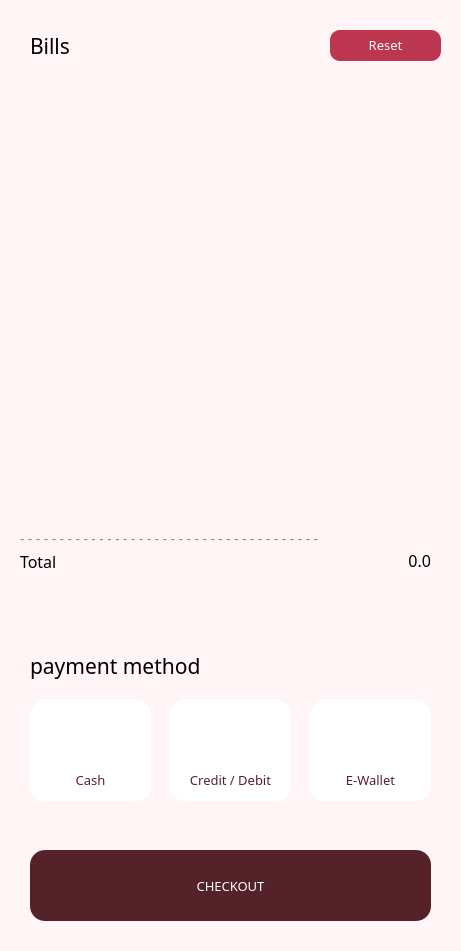
    <widget class="QWidget" name="bill_tabs" native="true">
     <property name="geometry">
      <rect>
       <x>950</x>
       <y>0</y>
       <width>461</width>
       <height>951</height>
      </rect>
     </property>
     <property name="minimumSize">
      <size>
       <width>0</width>
       <height>0</height>
      </size>
     </property>
     <property name="styleSheet">
      <string notr="true">background-color:  #fff5f6</string>
     </property>
     <widget class="QLabel" name="label_3">
      <property name="geometry">
       <rect>
        <x>30</x>
        <y>30</y>
        <width>161</width>
        <height>31</height>
       </rect>
      </property>
      <property name="font">
       <font>
        <family>Vogue</family>
        <pointsize>16</pointsize>
       </font>
      </property>
      <property name="styleSheet">
       <string notr="true"/>
      </property>
      <property name="text">
       <string>Bills</string>
      </property>
      <property name="alignment">
       <set>Qt::AlignLeading|Qt::AlignLeft|Qt::AlignVCenter</set>
      </property>
     </widget>
     <widget class="QLabel" name="label_5">
      <property name="geometry">
       <rect>
        <x>20</x>
        <y>530</y>
        <width>421</width>
        <height>16</height>
       </rect>
      </property>
      <property name="font">
       <font>
        <pointsize>10</pointsize>
       </font>
      </property>
      <property name="styleSheet">
       <string notr="true">color: gray</string>
      </property>
      <property name="text">
       <string>- - - - - - - - - - - - - - - - - - - - - - - - - - - - - - - - - - - - - -</string>
      </property>
     </widget>
     <widget class="QLabel" name="label_home_16">
      <property name="geometry">
       <rect>
        <x>20</x>
        <y>550</y>
        <width>91</width>
        <height>21</height>
       </rect>
      </property>
      <property name="font">
       <font>
        <family>Vogue</family>
        <pointsize>12</pointsize>
       </font>
      </property>
      <property name="styleSheet">
       <string notr="true"/>
      </property>
      <property name="text">
       <string>&lt;html&gt;&lt;head/&gt;&lt;body&gt;&lt;p&gt;Total&lt;/p&gt;&lt;/body&gt;&lt;/html&gt;</string>
      </property>
      <property name="alignment">
       <set>Qt::AlignLeading|Qt::AlignLeft|Qt::AlignVCenter</set>
      </property>
     </widget>
     <widget class="QWidget" name="tabs_cash" native="true">
      <property name="geometry">
       <rect>
        <x>30</x>
        <y>700</y>
        <width>121</width>
        <height>101</height>
       </rect>
      </property>
      <property name="cursor">
       <cursorShape>PointingHandCursor</cursorShape>
      </property>
      <property name="styleSheet">
       <string notr="true">border-radius: 15px;
background-color: #ffffff;</string>
      </property>
      <widget class="QLabel" name="logo_home_14">
       <property name="geometry">
        <rect>
         <x>30</x>
         <y>10</y>
         <width>61</width>
         <height>61</height>
        </rect>
       </property>
       <property name="styleSheet">
        <string notr="true">border: 0px;</string>
       </property>
       <property name="text">
        <string/>
       </property>
       <property name="pixmap">
        <pixmap>pics/cash_logo.png</pixmap>
       </property>
       <property name="scaledContents">
        <bool>true</bool>
       </property>
      </widget>
      <widget class="QLabel" name="label_home_19">
       <property name="geometry">
        <rect>
         <x>10</x>
         <y>70</y>
         <width>101</width>
         <height>21</height>
        </rect>
       </property>
       <property name="font">
        <font>
         <family>Classy Vogue</family>
         <pointsize>10</pointsize>
        </font>
       </property>
       <property name="styleSheet">
        <string notr="true">color:  rgb(85,34,41);
border: 0px;</string>
       </property>
       <property name="text">
        <string>&lt;html&gt;&lt;head/&gt;&lt;body&gt;&lt;p&gt;Cash&lt;/p&gt;&lt;/body&gt;&lt;/html&gt;</string>
       </property>
       <property name="alignment">
        <set>Qt::AlignCenter</set>
       </property>
      </widget>
      <widget class="QPushButton" name="bttn_cash">
       <property name="geometry">
        <rect>
         <x>0</x>
         <y>0</y>
         <width>121</width>
         <height>101</height>
        </rect>
       </property>
       <property name="cursor">
        <cursorShape>PointingHandCursor</cursorShape>
       </property>
       <property name="styleSheet">
        <string notr="true">background-color: rgba(0, 0, 0, 0);</string>
       </property>
       <property name="text">
        <string/>
       </property>
       <property name="autoDefault">
        <bool>false</bool>
       </property>
       <property name="flat">
        <bool>true</bool>
       </property>
      </widget>
     </widget>
     <widget class="QLabel" name="label_10">
      <property name="geometry">
       <rect>
        <x>30</x>
        <y>650</y>
        <width>241</width>
        <height>31</height>
       </rect>
      </property>
      <property name="font">
       <font>
        <family>Vogue</family>
        <pointsize>16</pointsize>
       </font>
      </property>
      <property name="styleSheet">
       <string notr="true"/>
      </property>
      <property name="text">
       <string>payment method</string>
      </property>
      <property name="alignment">
       <set>Qt::AlignLeading|Qt::AlignLeft|Qt::AlignVCenter</set>
      </property>
     </widget>
     <widget class="QLabel" name="addOrder_hairRebond_2">
      <property name="geometry">
       <rect>
        <x>30</x>
        <y>850</y>
        <width>401</width>
        <height>71</height>
       </rect>
      </property>
      <property name="font">
       <font>
        <family>Classy Vogue</family>
        <pointsize>10</pointsize>
       </font>
      </property>
      <property name="styleSheet">
       <string notr="true">background-color: rgb(85,34,41);
color: #ffffff;
border-radius: 15px;</string>
      </property>
      <property name="text">
       <string>CHECKOUT</string>
      </property>
      <property name="alignment">
       <set>Qt::AlignCenter</set>
      </property>
     </widget>
     <widget class="QWidget" name="tabs_credit" native="true">
      <property name="geometry">
       <rect>
        <x>170</x>
        <y>700</y>
        <width>121</width>
        <height>101</height>
       </rect>
      </property>
      <property name="cursor">
       <cursorShape>PointingHandCursor</cursorShape>
      </property>
      <property name="styleSheet">
       <string notr="true">border-radius: 15px;
background-color: #ffffff;</string>
      </property>
      <widget class="QLabel" name="logo_home_16">
       <property name="geometry">
        <rect>
         <x>30</x>
         <y>10</y>
         <width>61</width>
         <height>61</height>
        </rect>
       </property>
       <property name="styleSheet">
        <string notr="true">border: 0px;</string>
       </property>
       <property name="text">
        <string/>
       </property>
       <property name="pixmap">
        <pixmap>pics/card_logo.png</pixmap>
       </property>
       <property name="scaledContents">
        <bool>true</bool>
       </property>
      </widget>
      <widget class="QLabel" name="label_home_20">
       <property name="geometry">
        <rect>
         <x>0</x>
         <y>70</y>
         <width>121</width>
         <height>21</height>
        </rect>
       </property>
       <property name="font">
        <font>
         <family>Classy Vogue</family>
         <pointsize>10</pointsize>
        </font>
       </property>
       <property name="styleSheet">
        <string notr="true">color:  rgb(85,34,41);
border: 0px;</string>
       </property>
       <property name="text">
        <string>&lt;html&gt;&lt;head/&gt;&lt;body&gt;&lt;p&gt;Credit / Debit&lt;/p&gt;&lt;/body&gt;&lt;/html&gt;</string>
       </property>
       <property name="alignment">
        <set>Qt::AlignCenter</set>
       </property>
      </widget>
      <widget class="QPushButton" name="bttn_card">
       <property name="geometry">
        <rect>
         <x>0</x>
         <y>0</y>
         <width>121</width>
         <height>101</height>
        </rect>
       </property>
       <property name="cursor">
        <cursorShape>PointingHandCursor</cursorShape>
       </property>
       <property name="styleSheet">
        <string notr="true">background-color: rgba(0, 0, 0, 0);</string>
       </property>
       <property name="text">
        <string/>
       </property>
       <property name="autoDefault">
        <bool>false</bool>
       </property>
       <property name="flat">
        <bool>true</bool>
       </property>
      </widget>
     </widget>
     <widget class="QWidget" name="tabs_wallet" native="true">
      <property name="geometry">
       <rect>
        <x>310</x>
        <y>700</y>
        <width>121</width>
        <height>101</height>
       </rect>
      </property>
      <property name="cursor">
       <cursorShape>PointingHandCursor</cursorShape>
      </property>
      <property name="styleSheet">
       <string notr="true">border-radius: 15px;
background-color: #ffffff;</string>
      </property>
      <widget class="QLabel" name="logo_home_17">
       <property name="geometry">
        <rect>
         <x>30</x>
         <y>10</y>
         <width>61</width>
         <height>61</height>
        </rect>
       </property>
       <property name="styleSheet">
        <string notr="true">border: 0px;</string>
       </property>
       <property name="text">
        <string/>
       </property>
       <property name="pixmap">
        <pixmap>pics/wallet_logo.png</pixmap>
       </property>
       <property name="scaledContents">
        <bool>true</bool>
       </property>
      </widget>
      <widget class="QLabel" name="label_home_21">
       <property name="geometry">
        <rect>
         <x>10</x>
         <y>70</y>
         <width>101</width>
         <height>21</height>
        </rect>
       </property>
       <property name="font">
        <font>
         <family>Classy Vogue</family>
         <pointsize>10</pointsize>
        </font>
       </property>
       <property name="styleSheet">
        <string notr="true">color:  rgb(85,34,41);
border: 0px;</string>
       </property>
       <property name="text">
        <string>&lt;html&gt;&lt;head/&gt;&lt;body&gt;&lt;p&gt;E-Wallet&lt;/p&gt;&lt;/body&gt;&lt;/html&gt;</string>
       </property>
       <property name="alignment">
        <set>Qt::AlignCenter</set>
       </property>
      </widget>
      <widget class="QPushButton" name="bttn_wallet">
       <property name="geometry">
        <rect>
         <x>0</x>
         <y>0</y>
         <width>121</width>
         <height>101</height>
        </rect>
       </property>
       <property name="cursor">
        <cursorShape>PointingHandCursor</cursorShape>
       </property>
       <property name="styleSheet">
        <string notr="true">background-color: rgba(0, 0, 0, 0);</string>
       </property>
       <property name="text">
        <string/>
       </property>
       <property name="autoDefault">
        <bool>false</bool>
       </property>
       <property name="flat">
        <bool>true</bool>
       </property>
      </widget>
     </widget>
     <widget class="QLabel" name="label_total">
      <property name="geometry">
       <rect>
        <x>330</x>
        <y>550</y>
        <width>101</width>
        <height>21</height>
       </rect>
      </property>
      <property name="font">
       <font>
        <family>Classy Vogue</family>
        <pointsize>12</pointsize>
       </font>
      </property>
      <property name="styleSheet">
       <string notr="true"/>
      </property>
      <property name="text">
       <string>0.0</string>
      </property>
      <property name="alignment">
       <set>Qt::AlignRight|Qt::AlignTrailing|Qt::AlignVCenter</set>
      </property>
     </widget>
     <widget class="QScrollArea" name="scrollArea_bills">
      <property name="geometry">
       <rect>
        <x>29</x>
        <y>66</y>
        <width>431</width>
        <height>461</height>
       </rect>
      </property>
      <property name="font">
       <font>
        <family>Classy Vogue</family>
        <pointsize>11</pointsize>
       </font>
      </property>
      <property name="styleSheet">
       <string notr="true">background-color:  #fff5f6</string>
      </property>
      <property name="frameShape">
       <enum>QFrame::NoFrame</enum>
      </property>
      <property name="frameShadow">
       <enum>QFrame::Plain</enum>
      </property>
      <property name="widgetResizable">
       <bool>true</bool>
      </property>
      <widget class="QWidget" name="scrollAreaWidgetContents">
       <property name="geometry">
        <rect>
         <x>0</x>
         <y>0</y>
         <width>431</width>
         <height>461</height>
        </rect>
       </property>
      </widget>
     </widget>
     <widget class="QLabel" name="label_reset">
      <property name="geometry">
       <rect>
        <x>330</x>
        <y>30</y>
        <width>111</width>
        <height>31</height>
       </rect>
      </property>
      <property name="font">
       <font>
        <family>Classy Vogue</family>
        <pointsize>10</pointsize>
       </font>
      </property>
      <property name="styleSheet">
       <string notr="true">color: rgba(254,250,249,255);
background-color: rgb(188,54,79);
border-radius: 10px;</string>
      </property>
      <property name="text">
       <string>&lt;html&gt;&lt;head/&gt;&lt;body&gt;&lt;p&gt;Reset&lt;/p&gt;&lt;/body&gt;&lt;/html&gt;</string>
      </property>
      <property name="alignment">
       <set>Qt::AlignCenter</set>
      </property>
     </widget>
     <widget class="QPushButton" name="bttn_reset">
      <property name="geometry">
       <rect>
        <x>330</x>
        <y>30</y>
        <width>111</width>
        <height>31</height>
       </rect>
      </property>
      <property name="cursor">
       <cursorShape>PointingHandCursor</cursorShape>
      </property>
      <property name="styleSheet">
       <string notr="true">background-color: rgba(0, 0, 0, 0);</string>
      </property>
      <property name="text">
       <string/>
      </property>
      <property name="autoDefault">
       <bool>false</bool>
      </property>
      <property name="flat">
       <bool>true</bool>
      </property>
     </widget>
     <widget class="QPushButton" name="bttn_checkout">
      <property name="geometry">
       <rect>
        <x>20</x>
        <y>850</y>
        <width>411</width>
        <height>71</height>
       </rect>
      </property>
      <property name="cursor">
       <cursorShape>PointingHandCursor</cursorShape>
      </property>
      <property name="styleSheet">
       <string notr="true">background-color: rgba(0, 0, 0, 0);</string>
      </property>
      <property name="text">
       <string/>
      </property>
      <property name="autoDefault">
       <bool>false</bool>
      </property>
      <property name="flat">
       <bool>true</bool>
      </property>
     </widget>
    </widget>
